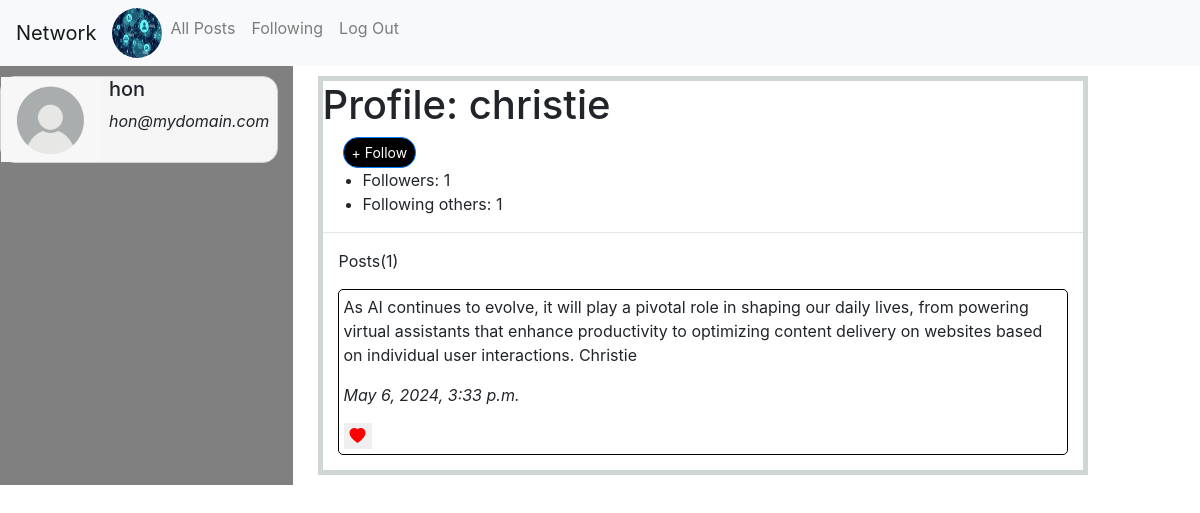
/profile/3 (signed in), run on an earlier commit of the app's database.
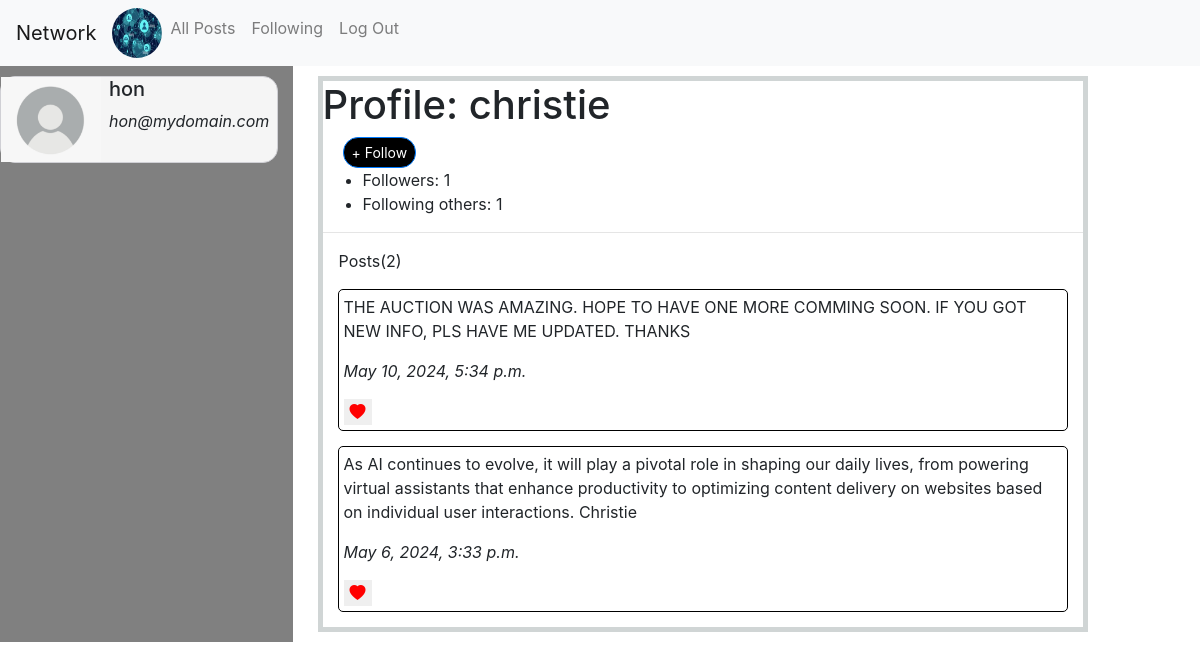
And on a later commit of the database.
### network/models.py (models this page shows)
class Post(models.Model):
    poster=models.ForeignKey(User,on_delete=models.CASCADE,related_name="posts")
    content=models.TextField()
    timestamp=models.DateTimeField(auto_now_add=True)

### network/views.py (the view)
# urls.py: path('profile/<int:poster_id>',views.profile,name="profile"),
def profile(request,poster_id):
    if request.user.is_authenticated:
        this_user=User.objects.get(pk=poster_id)
        all_user_posts=this_user.posts.all()
        all_user_posts=all_user_posts.order_by('-timestamp')
        number_of_my_followers=this_user.followers.count()
        number_of_my_following=this_user.following_users.count()
        return render(request,'network/profile.html',{'posts':all_user_posts,'num_followers':number_of_my_followers,'num_following':number_of_my_following,'poster':this_user})
    else:
        return redirect('login')

### network/templates/network/profile.html (shortened to what this page needs)
{%extends 'network/layout.html'%}
{%load static%}
{%block body%}
<div class="profile-container row">
  <div class="col-3 left">
    {%if request.user.is_authenticated%}
    <div class="d-flex person">
       <img src="{% static 'network/images/person.png' %}" alt='person' width="100" height="85" />
       <div class="sub-person ml-2">
          <h5>{{request.user.username}}</h5>
          <p><i>{{request.user.email}}</i></p>
       </div>
    </div>
    {%else%}
    <p>You're not logged in.</p>
    {%endif%}
  </div>
  <div class="col-md-8">
    <div class="new-post">
      <h1>Profile: {{poster.username}}</h1>
      {%if poster and request.user != poster%}
        {%if request.GET.is_following == 'True'  %}
      <form action="{% url 'followers' poster.username %}" method="POST">
        {%csrf_token%}
        <button type="submit" class="btn btn-sm btn-primary unfollow">+ Unfollow</button>
      </form>
        {%else%}
      <form action="{% url 'followers' poster.username %}" method="POST">
        <button type="submit" class="btn btn-sm btn-primary follow">+ Follow</button>
      </form>
      {%endif%} {%endif%}
      <ul>
        {%if num_followers%}
        <li>Followers: {{ num_followers }}</li>
        {%endif%} {%if num_following%}
        <li>Following others: {{ num_following }}</li>
        {%endif%}
      </ul>
      <hr/>
  {%if posts%}
      <div class="">
        <p class="ml-3">Posts({{posts|length}})</p>
        {%for post in posts%}
        <div class="sub-new-post">
          <p class="original-content">{{ post.content }}</p>
          <p><i>{{ post.timestamp }}</i></p>
          <div class="like">
            <button type="button" data-post-id="{{ post.id }}" class="like-btn liked" id="btnLike">
            <i class="bi bi-heart-fill heart" id="heart-icon-{{ post.id }}"></i>
          </button>
        </div>
      </div>
        {%endfor%}
      </div>
      {%else%}
      <p>No posts have been posted yet!</p>
      {%endif%}
    </div>
  </div>
</div>
{%endblock%}

What changed in the data, as far as the page shows it:
added Post: content "THE AUCTION WAS AMAZING. HOPE TO HAVE ONE MORE COMMING SOON. IF YOU GOT NEW INFO, PLS HAVE ME UPDATED. THANKS", timestamp "May 10, 2024, 5:34 p.m."
Also different on the page:
{{ posts|length }}: "1" → "2"
